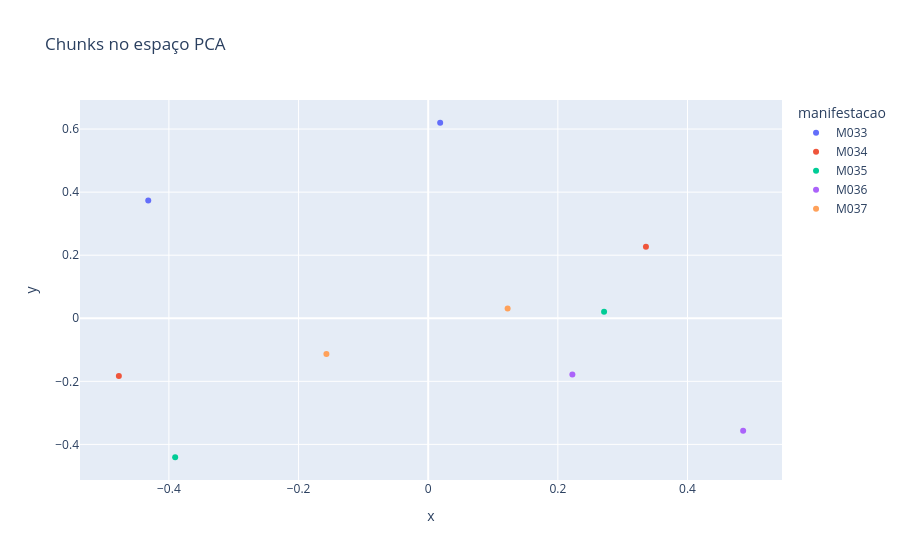

Source (notebook cell):
### Code cell
linhas=[]
for item in longas:
    for n,chunk in enumerate(split_text(item['texto'],450,80),1): linhas.append({'manifestacao':item['id'],'chunk':n,'texto':chunk})
df=pd.DataFrame(linhas); xy=reduce_embeddings(embed_texts(df.texto), 'PCA'); df[['x','y']]=xy
px.scatter(df,x='x',y='y',color='manifestacao',hover_data=['chunk','texto'],title='Chunks no espaço PCA')

### Figure 1 — Plotly figure (JSON) as saved in the notebook; plotly's stock layout.template omitted (floating-point values rounded to 4 significant figures)
{"data": [{"customdata": [[1, "A Avenida Brasil sofre com crateras há meses. Em frente ao terminal, uma abertura enorme já danificou carros e motos. À noite ela não é visível porque a sinalização sumiu. Pedimos que a equipe faça o tapa-buraco e revise toda a pista, pois ônibus e ambulâncias passam por ali diariamente. Nos dias de chuva a água enche a cratera e o desvio força veículos a entrar na faixa contrária, aumentando muito o risco de acidente"], [2, ". Comerciantes do entorno relatam que o problema piorou após a última chuva e já protocolaram pedidos sem resposta. Também é necessário instalar sinalização provisória até o reparo definitivo, porque crianças atravessam a avenida para chegar ao terminal."]], "hovertemplate": "manifestacao=M033<br>x=%{x}<br>y=%{y}<br>chunk=%{customdata[0]}<br>texto=%{customdata[1]}<extra></extra>", "legendgroup": "M033", "marker": {"color": "#636efa", "symbol": "circle"}, "mode": "markers", "name": "M033", "orientation": "v", "showlegend": true, "type": "scatter", "x": [0.01847, -0.4319], "xaxis": "x", "y": [0.62, 0.3733], "yaxis": "y"}, {"customdata": [[1, "Na UBS do Jardim não há clínico geral em vários dias da semana. Minha mãe, idosa e hipertensa, chegou às seis horas e recebeu a informação de que não haveria consulta. Outros pacientes disseram que isso acontece repetidamente. Quando há médico, as vagas acabam antes das sete. Precisamos de escala divulgada, reposição de profissionais e acolhimento para quem não consegue atendimento, pois muitos não podem pagar clínica particular"], [2, ". A equipe poderia ao menos remarcar os pacientes prioritários e informar por telefone quando houver ausência, evitando que idosos enfrentem fila e retornem para casa sem qualquer orientação."]], "hovertemplate": "manifestacao=M034<br>x=%{x}<br>y=%{y}<br>chunk=%{customdata[0]}<br>texto=%{customdata[1]}<extra></extra>", "legendgroup": "M034", "marker": {"color": "#EF553B", "symbol": "circle"}, "mode": "markers", "name": "M034", "orientation": "v", "showlegend": true, "type": "scatter", "x": [0.3359, -0.4772], "xaxis": "x", "y": [0.2266, -0.1831], "yaxis": "y"}, {"customdata": [[1, "O terreno ao lado da creche virou depósito irregular de sofá, pneus e restos de construção. A chuva forma poças nos pneus e moradores já encontraram ratos e baratas. Crianças passam em frente todos os dias e o mau cheiro piora no calor. Solicitamos limpeza, retirada do entulho, fiscalização do proprietário e uma placa para evitar novos descartes. A situação existe há mais de dois meses e as reclamações anteriores não tiveram retorno"], [2, ". O portão do terreno permanece aberto e caminhonetes chegam à noite para despejar material, por isso a limpeza isolada não resolverá sem fiscalização e fechamento adequado da área."]], "hovertemplate": "manifestacao=M035<br>x=%{x}<br>y=%{y}<br>chunk=%{customdata[0]}<br>texto=%{customdata[1]}<extra></extra>", "legendgroup": "M035", "marker": {"color": "#00cc96", "symbol": "circle"}, "mode": "markers", "name": "M035", "orientation": "v", "showlegend": true, "type": "scatter", "x": [0.2713, -0.3903], "xaxis": "x", "y": [0.02087, -0.4407], "yaxis": "y"}, {"customdata": [[1, "A Escola Primavera tem infiltrações no bloco mais antigo. Quando começa a chover, a água escorre pelo teto de duas salas, molha cadernos e obriga turmas a se juntarem no corredor. A direção improvisou baldes, mas a instalação elétrica fica próxima das goteiras. Pais pedem vistoria urgente, reparo do telhado e um plano para não interromper as aulas durante a obra"], [2, ". Em uma das chuvas, a aula foi encerrada mais cedo por receio de choque e as crianças aguardaram os responsáveis em um espaço apertado. É importante verificar também a fiação, o forro e as calhas antes do próximo período chuvoso."]], "hovertemplate": "manifestacao=M036<br>x=%{x}<br>y=%{y}<br>chunk=%{customdata[0]}<br>texto=%{customdata[1]}<extra></extra>", "legendgroup": "M036", "marker": {"color": "#ab63fa", "symbol": "circle"}, "mode": "markers", "name": "M036", "orientation": "v", "showlegend": true, "type": "scatter", "x": [0.2224, 0.4858], "xaxis": "x", "y": [-0.1781, -0.357], "yaxis": "y"}, {"customdata": [[1, "A praça central perdeu iluminação e vigilância. Depois das oito da noite, os postes apagados deixam bancos e caminhos sem visibilidade. Famílias deixaram de usar o espaço porque houve relatos de consumo de drogas e abordagens agressivas. A guarda municipal passa raramente e não há câmera voltada para a entrada. Pedimos troca das luminárias, poda que melhore a visibilidade e rondas em horários de maior movimento"], [2, ". Os comerciantes fecham mais cedo porque clientes evitam estacionar perto da praça, e idosos que saem da igreja precisam fazer uma volta longa para não atravessar o local escuro."]], "hovertemplate": "manifestacao=M037<br>x=%{x}<br>y=%{y}<br>chunk=%{customdata[0]}<br>texto=%{customdata[1]}<extra></extra>", "legendgroup": "M037", "marker": {"color": "#FFA15A", "symbol": "circle"}, "mode": "markers", "name": "M037", "orientation": "v", "showlegend": true, "type": "scatter", "x": [0.1225, -0.157], "xaxis": "x", "y": [0.03134, -0.1132], "yaxis": "y"}], "layout": {"legend": {"title": {"text": "manifestacao"}, "tracegroupgap": 0}, "title": {"text": "Chunks no espaço PCA"}, "xaxis": {"anchor": "y", "domain": [0.0, 1.0], "title": {"text": "x"}}, "yaxis": {"anchor": "x", "domain": [0.0, 1.0], "title": {"text": "y"}}}}
